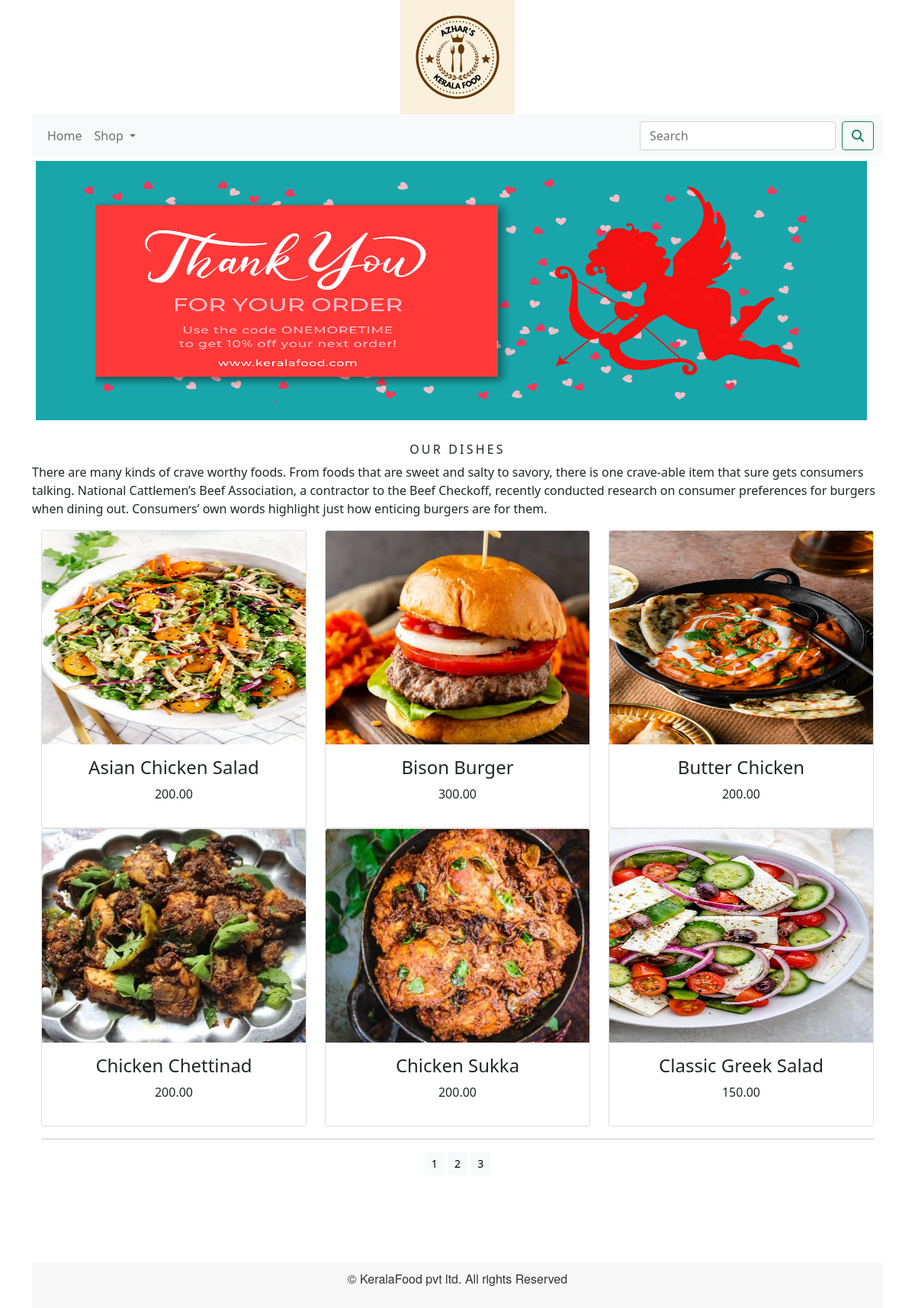
The app's page /shop/ with its own data.
### shop/models.py (models this page shows, shortened)
class Product(models.Model):
    name=models.CharField(max_length=250,unique=True)
    slug=models.SlugField(max_length=250, unique=True)
    description=models.TextField(blank=True)
    price=models.DecimalField(max_digits=10,decimal_places=2)
    category=models.ForeignKey(Category,on_delete=models.CASCADE)
    image=models.ImageField(upload_to='product',blank=True)
    stock=models.IntegerField()
    available=models.BooleanField(default=True)
    created=models.DateTimeField(auto_now_add=True)
    update=models.DateTimeField(auto_now=True)
    def get_url(self):
        return reverse('shop:prodCatDetail',args=[self.category.slug,self.slug])
    class Meta:
        ordering=['name']
        verbose_name='product'
        verbose_name_plural='products'

### shop/views.py (the view)
# urls.py: path('',views.allProdCat,name='allProdCat'),
def allProdCat(request,c_slug=None):
    c_page=None
    products_list=None
    if c_slug!= None:
        c_page=get_object_or_404(Category,slug=c_slug)
        products_list=Product.objects.all().filter(category=c_page,available=True)
    else:
        products_list=Product.objects.all().filter(available=True)
    paginator=Paginator(products_list,6)
    try:
        page=int(request.GET.get('page','1'))
    except:
        page=1
    try:
        products=paginator.page(page)
    except(EmptyPage,InvalidPage):
        products=paginator.page(paginator.num_pages)
    return render(request,"category.html",{'category':c_page,'products':products})

### cart/context_processors.py (called while the page is built)
def counter(request):
    item_count=0
    if'admin' in request.path:
        return {}
    else:
        try:
            cart=Cart.objects.filter(cart_id=cart_id(request))
            car_items=CartItem.objects.all().filter(cart=cart[:1])
            for cart_item in car_items:
                item_count += cart_item.quantity
        except Cart.DoesNotExist:
            item_count=0
        return dict(item_count=item_count)

### cart/views.py (called while the page is built)
def cart_id(request):
    cart=request.session.session_key
    if not cart:
        cart=request.session.create()
    return cart

### shop/context_processors.py (called while the page is built)
def menu_links(request):
    links=Category.objects.all()
    return dict(links=links)

### shop/models.py (called while the page is built)
    def get_url(self):
        return reverse('shop:products_by_category', args=[self.slug])

### template/category.html (shortened to what this page needs)
{% extends 'base.html' %}
{% load static %}
{% block content %}
<div class="mx_auto">
    {% if category %}
    <img class="my_image" src="{{category.image.url}}" alt="{{category.name}}">
</div>
    <br>
<div>
    <h1 class="text-center my_title">{{category.name}}</h1>
    <p class="text-justify">{{category.description}}</p>
</div>
    {% else %}
<div>
<img class="my_image my_image_padding" src="{% static 'img/banner.png' %}" alt="our dishes" width="1250px;" height="400px;">
</div>
<br>
<div>
    <h1 class="text-center my_title">Our Dishes</h1>
    <p class="text-justify">There are many kinds of crave worthy foods. From foods that are sweet and salty to savory, there is one crave-able item that sure gets consumers talking. National Cattlemen’s Beef Association, a contractor to the Beef Checkoff, recently conducted research on consumer preferences for burgers when dining out. Consumers’ own words highlight just how enticing burgers are for them.</p>
</div>
     {% endif %}
<div class="container">
    <div class="row mx_auto">
        {% for product in products.object_list %}
        <div class="my_bottom_margin col-9 col-sm-12 col-md-4 col-lg-4 ">
            <div class="card text-center" style="min-width:18rem;">
                <a href="{{product.get_url}}"><img class="card-img-top my_image"  src="{{product.image.url}}" alt="{{product.name}}"></a>
            <div class="card-body">
                <h4>{{product.name}}</h4>
                <p>{{product.price}}</p>
            </div>
            </div>
        </div>
        {% endfor %}
    </div>
    <div class="mx_auto">
        {% if products.paginator.num_pages > 1 %}
        <hr>
        <div class="text-center">
            {% for pg in products.paginator.page_range %}
              <a href="?page={{pg}}" class="btn btn-light btn btn-sm {% if products.number == pg %} active {% endif %}">{{pg}}</a>
            {% endfor %}
        </div>
        {% endif %}
    </div>
    <br>
</div>
{% endblock %}

### template/base.html (shortened to what this page needs)
{% load static %}
<!DOCTYPE html>
<html lang="en">
<head>
    <link href="{% static 'css/bootstrap.min.css' %}" rel="stylesheet">
    <link href="{% static 'css/custom.css' %}" rel="stylesheet">
    <link rel="stylesheet" href="{% static 'css/custom.css' %}">
        <link href="{% static 'css/bootstrap.min.css' %}" rel="stylesheet" >
</head>
<body>
<div class="container">
{% include 'header.html' %}
{% include 'navbar.html' %}
{% block content %}
{% endblock %}
</div>
{% include 'footer.html' %}
</body>
</html>

### template/header.html
{% load static %}
<header>
  <center>
    <a href="{% url 'shop:allProdCat' %}"></a> <img src="{% static 'img/logo.png' %}" alt="logimage" width="150px;" height="150;">
  </center>
</header>

### template/navbar.html (shortened to what this page needs)
<nav class="navbar navbar-expand-lg navbar-light bg-light">
  <div class="container-fluid">
    <div class="collapse navbar-collapse" id="navbarSupportedContent">
      <ul class="navbar-nav me-auto mb-2 mb-lg-0">
        <li class="nav-item">
          <a class="nav-link" href="#">Home</a>
        </li>
        <li class="nav-item dropdown {% if 'shop' in request.path %} active {% endif %}">
          <a class="nav-link dropdown-toggle" href="#" id="navbarDropdown" role="button" data-bs-toggle="dropdown" aria-expanded="false">
            Shop
          </a>
        </li>
      </ul>
      <form class="d-flex" action="{% url 'search_app:SearchResult' %}" method="get">
        <input class="form-control me-2" type="search" placeholder="Search" name="q" aria-label="Search">
        <button class="btn btn-outline-success" type="submit"><i class="fa fa-search"></i></button>
      </form>
    </div>
  </div>
</nav>

### template/footer.html
<div class="footer navbar-fixed-bottom my_footer">
  <p class="text-center">&copy; KeralaFood pvt ltd. All rights Reserved</p>
</div>

### static/css/custom.css (style rules this page uses)
body { font-family: 'Roboto', sans-serif; }
.footer { background-color: #f8f8f8; color: #333; margin-top: 90px; padding: 10px; text-align: center; font-family: 'Helvetica Neue', Arial, sans-serif; }
.my_image { width:200px; height:280px; }
.my_title { font-size:16px; text-transform:uppercase; letter-spacing:.2em; }
.my_image_padding { padding:5px; width:1100px; height:350px; }
.my_bottom_margin { margin_bottom:10px; }

### records on screen
Product: image (picture), name "Asian Chicken Salad", price "200.00"
Product: image (picture), name "Bison Burger", price "300.00"
Product: image (picture), name "Butter Chicken", price "200.00"
Product: image (picture), name "Chicken Chettinad", price "200.00"
Product: image (picture), name "Chicken Sukka", price "200.00"
Product: image (picture), name "Classic Greek Salad", price "150.00"

### other values on screen
{{ pg }} "1" "2" "3"
